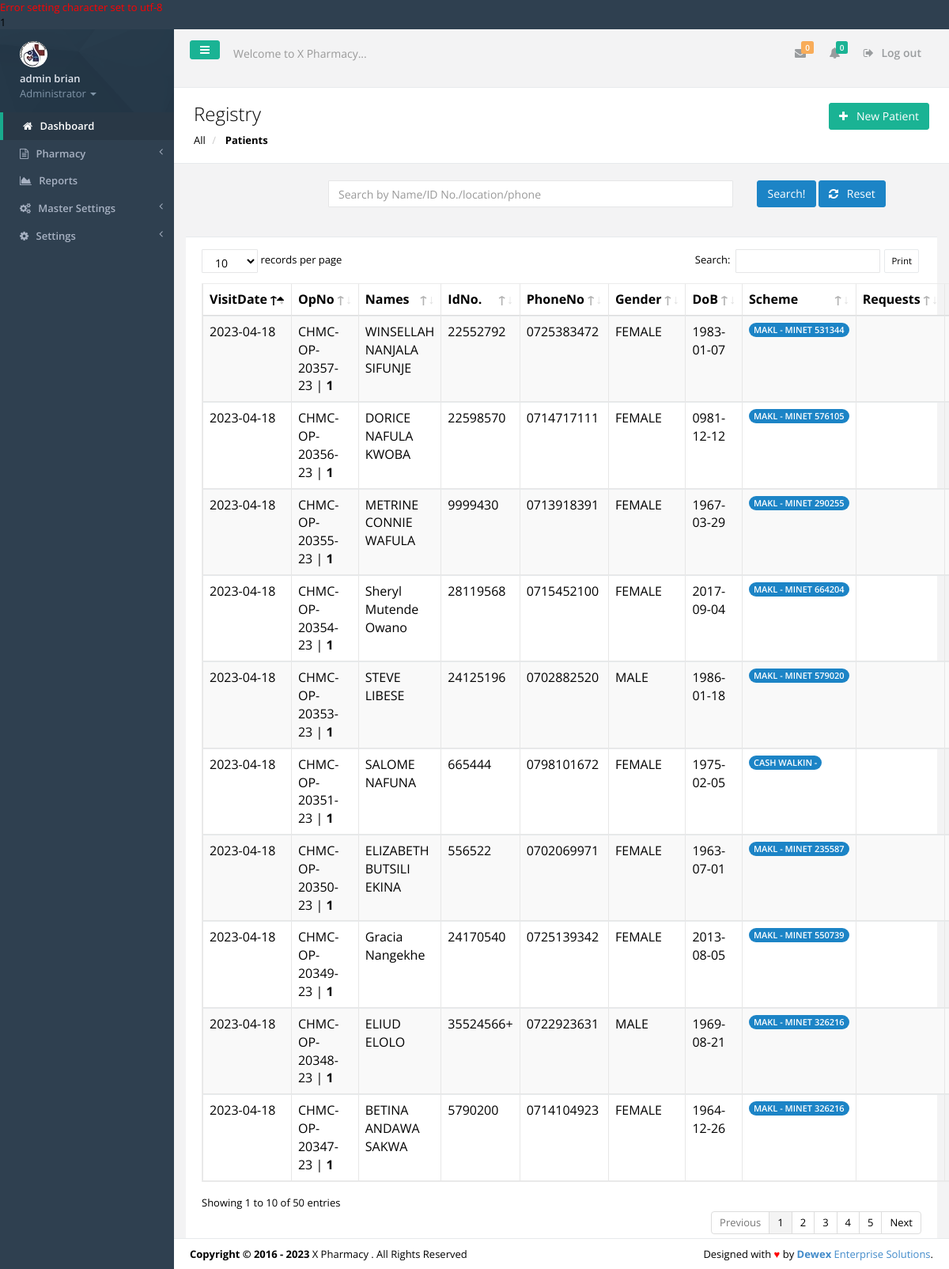
Page /registry.php (signed in) on the committed database.
### tables this page shows
CREATE TABLE IF NOT EXISTS `tbl_users` (
  `id` int(11) NOT NULL,
  `f_name` varchar(30) NOT NULL,
  `s_name` varchar(30) NOT NULL,
  `id_no` varchar(30) NOT NULL,
  `email` varchar(30) NOT NULL,
  `phone` varchar(15) NOT NULL,
  `password` varchar(200) NOT NULL,
  `user_l` varchar(50) NOT NULL,
  `profile_image` varchar(45) NOT NULL,
  `active` varchar(30) NOT NULL
);

CREATE TABLE IF NOT EXISTS `tbl_settings` (
  `settings_id` int(11) NOT NULL,
  `slogan` varchar(100) NOT NULL,
  `l_status` varchar(10) NOT NULL,
  `system_name` varchar(30) NOT NULL,
  `campaigner_name` varchar(30) NOT NULL,
  `campaigner_short_name` varchar(30) NOT NULL,
  `campaign_location` varchar(30) NOT NULL,
  `seat` varchar(30) NOT NULL,
  `inst_date` varchar(15) NOT NULL,
  `photo` varchar(30) NOT NULL,
  `photo_size` varchar(10) NOT NULL,
  `photo_type` varchar(20) NOT NULL,
  `custom_reply_msg` varchar(500) NOT NULL,
  `address` varchar(50) NOT NULL,
  `phone` varchar(30) NOT NULL,
  `email` varchar(30) NOT NULL
);

CREATE TABLE IF NOT EXISTS `tbl_registry` (
  `reg_no` int(11) NOT NULL,
  `opnocounter` varchar(30) NOT NULL,
  `visit_no` varchar(20) NOT NULL,
  `id_no` varchar(10) NOT NULL,
  `f_name` varchar(40) NOT NULL,
  `l_name` varchar(40) NOT NULL,
  `phone_no` varchar(15) NOT NULL,
  `gender` varchar(10) NOT NULL,
  `dob` varchar(15) NOT NULL,
  `residence` varchar(100) NOT NULL,
  `opno` varchar(20) NOT NULL,
  `visit_date` varchar(20) NOT NULL,
  `visit_status` varchar(10) NOT NULL,
  `scheme_code` varchar(20) NOT NULL,
  `memberno` varchar(50) NOT NULL,
  `agecategory` varchar(44) NOT NULL,
  `age` varchar(44) NOT NULL,
  `parentFname` varchar(44) NOT NULL,
  `parentLame` varchar(44) NOT NULL,
  `time` timestamp NOT NULL DEFAULT CURRENT_TIMESTAMP ON UPDATE CURRENT_TIMESTAMP
);

CREATE TABLE IF NOT EXISTS `tbl_paymentschemes` (
  `pscheme_id` int(11) NOT NULL,
  `pscheme_code` varchar(20) NOT NULL,
  `pscheme_name` varchar(100) NOT NULL,
  `pscheme_details` varchar(100) NOT NULL,
  `pscheme_oplimit` varchar(30) NOT NULL,
  `pscheme_iplimit` varchar(30) NOT NULL,
  `pscheme_copayments` varchar(30) NOT NULL
);

### includes/authenticate.php (called while the page is built, shortened)
<?php
require_once 'inc/auth.php';
$signedemail = $_SESSION['email'];
$adminDetails = mysqli_query($dbconnect,"SELECT * FROM tbl_users WHERE email='$signedemail'");
$dd = mysqli_fetch_assoc($adminDetails);
$sfname = $dd['f_name'];
$ssname = $dd['s_name'];
$user_l = $dd['user_l'];
?>

### inc/auth.php (called while the page is built, shortened)
<?php
include('config.php');
$dbhost = "localhost";
$dbuser = "root";
$dbpass = "";
$dbname = "hms_pharmacy_module";
$dbconnect = new mysqli($dbhost, $dbuser, $dbpass, $dbname);
$get_system_settings = mysqli_query($dbconnect,"SELECT * FROM tbl_settings LIMIT 1");
$smartC = mysqli_fetch_array($get_system_settings);
$smart_name = $smartC['system_name'];
?>

### registry.php (the view, shortened to what this page needs)
<?php include('includes/authenticate.php'); ?>
<!DOCTYPE html>
<html>
<head>
    <?php include('includes/meta.php');?>
    <link href="css/plugins/dataTables/dataTables.bootstrap.css" rel="stylesheet">
    <link href="css/plugins/dataTables/dataTables.responsive.css" rel="stylesheet">
    <link href="css/plugins/dataTables/dataTables.tableTools.min.css" rel="stylesheet">
</head>
<body>
    <div id="wrapper">
	<?php include('includes/sidebar.php');?>
        <div id="page-wrapper" class="gray-bg">
        <div class="row border-bottom">
			<?php include('includes/top-nav.php'); ?>
        </div>
		<?php
		$getPatients = mysqli_query($dbconnect, "SELECT * FROM tbl_registry r INNER JOIN tbl_paymentschemes p ON r.scheme_code=p.pscheme_code WHERE visit_status='OPEN' ORDER BY reg_no DESC limit 50");
		?>
		<div class="row wrapper border-bottom white-bg page-heading">
			<div class="col-lg-7">
				<h2>Registry</h2>
				<ol class="breadcrumb">
					<li>
						<a href="registry.php">All</a>
					</li>
					<li class="active">
						<strong>Patients</strong>
					</li>
				</ol>
			</div>
				<div class="col-lg-5">
				<p class="pull-right"><br>
						   <span><a href="add-registry.php"><button class="btn btn-primary" type="button"><i class="fa fa-plus"></i>&nbsp;&nbsp;<span class="bold"> New Patient</span></button></a></span>
				</p>
				</div>
		</div>
        <div class="wrapper wrapper-content">
		<form method="POST">
				<form role="form" method="post">
					<div class="col-sm-12">
					</div>
				<div class="col-sm-2">
				</div>
				<div class="col-sm-7">
					<input type="text" name="searchterm" required placeholder="Search by Name/ID No./location/phone" class="form-control"/>
				</div>
				<div class="col-sm-3">
					<button name="new-search" class="btn btn-success" type="submit">Search!</button>
					<span><a href="registry.php"><button class="btn btn-success" type="button"><i class="fa fa-refresh"></i>&nbsp;&nbsp;<span class="bold"> Reset</span></button></a></span>
				</div>
					</div>
				<div class="row">
                <div class="col-lg-12">
                <div class="ibox float-e-margins">
                    <div class="ibox-content">
					<table class="table table-striped table-bordered table-hover dataTables-example">
						<thead>
						<tr>
							<th>VisitDate</th>
							<th>OpNo</th>
							<th>Names</th>
							<th>IdNo.</th>
							<th>PhoneNo</th>
							<th>Gender</th>
							<th>DoB</th>
							<th>Scheme</th>
							<th>Requests</th>
							<th>Action </th>
						</tr>
						</thead>
						<tbody>
						<?php
						while($gac = mysqli_fetch_array($getPatients)){
						$fnames = $gac['f_name'];
						$lnames = $gac['l_name'];
						$id_number = $gac['id_no'];
						$phonenumber = $gac['phone_no'];
						$gender = $gac['gender'];
						$dob = $gac['dob'];
						$opno = $gac['opno'];
						$visitno = $gac['visit_no'];
						$pscheme_name = $gac['pscheme_name'];
						$visit_date = $gac['visit_date'];
						$memberno = $gac['memberno'];
						?>
							<td><?php echo $visit_date; ?></td>
							<td><?php echo $opno; ?> | <b><?php echo $visitno; ?></b> </td>
							<td><?php echo "$fnames $lnames"; ?></td>
							<td><?php echo $id_number; ?></td>
							<td><?php echo $phonenumber; ?></td>
							<td><?php echo "$gender";?></td>
							<td><?php echo "$dob";?></td>
							<td><span class="badge badge-success"><?php echo $pscheme_name; ?> <?php echo $memberno; ?> </span>
							</td>
							<td>
							</td>
							<td>
							</td>
						<?php
						}
						?>
						</tbody>
						</table>
                </div>
            </div>
            </div>
        </div>
		<?php include 'includes/footer.php'?>
    </div>
    </div>
</body>
</html>

### includes/sidebar.php (shortened to what this page needs)
<nav class="navbar-default navbar-static-side" role="navigation">
            <div class="sidebar-collapse">
                <ul class="nav" id="side-menu">
                    <li class="nav-header">
                        <div class="dropdown profile-element"> <span>
                            <img alt="image" class="img-circle" src="img/profile_small.jpg" />
                             </span>
                            <a data-toggle="dropdown" class="dropdown-toggle" href="#">
                            <span class="clear"> <span class="block m-t-xs"> <strong class="font-bold"><?php echo "$sfname $ssname";?></strong>
                             </span> <span class="text-muted text-xs block">Administrator <b class="caret"></b></span> </span> </a>
                        </div>
                    </li>
                    <li class="active">
                        <a href="index.php"><i class="fa fa-home"></i> <span class="nav-label">Dashboard</span></a>
                    </li>
					<?php
					if($user_l=='PHARMACY'||$user_l=='ADMINISTRATOR'){
					?>
					<li>
                        <a href="#"><i class="fa fa-file-text-o"></i> <span class="nav-label">Pharmacy </span><span class="fa arrow"></span></a>
                    </li>
					<?php
					}
					if($user_l=='ADMINISTRATOR'){
					?>
					 <li>
                        <a href="reports.php"><i class="fa fa-area-chart"></i> <span class="nav-label">Reports</a>
                    </li>
                    <li>
                        <a href="#"><i class="fa fa-cogs"></i> <span class="nav-label">Master Settings</span><span class="fa arrow"></span></a>
                    </li>
                    <li>
                        <a href="#"><i class="fa fa-gear"></i> <span class="nav-label"> Settings</span><span class="fa arrow"></span></a>
                    </li>
					<?php
					}
					?>
                </ul>
            </div>
        </nav>

### includes/top-nav.php (shortened to what this page needs)
<nav class="navbar navbar-static-top" role="navigation" style="margin-bottom: 0">
        <div class="navbar-header">
            <a class="navbar-minimalize minimalize-styl-2 btn btn-primary " href="#"><i class="fa fa-bars"></i> </a>
            <form role="search" class="navbar-form-custom" method="post" action="search_results.html">
                <div class="form-group">
                    <input type="text" placeholder="Welcome to <?php echo $smart_name; ?>..." class="form-control" name="top-search" id="top-search">
                </div>
            </form>
        </div>
            <ul class="nav navbar-top-links navbar-right">
                <li>
                    <a class="count-info" tooltip="Unread" href="#">
                        <i class="fa fa-envelope"></i>  <span class="label label-warning">0</span>
                    </a>
                </li>
                <li>
                    <a class="count-info" data-toggle="dropdowhn" tooltip="Marked Important" href="#">
                        <i class="fa fa-bell"></i>  <span class="label label-primary">0</span>
                    </a>
                 </li>
				<li>
                    <a href="logout.php?logout">
                        <i class="fa fa-sign-out"></i> Log out
                    </a>
                </li>
            </ul>
	</nav>

### includes/footer.php
<div class="footer">
    <div class="pull-right">
        Designed with <span style="color:red">&hearts;</span> by <a href="mailto: isaacwex@gmail.com tel:0729522550" target="_blank" title="We're Dewex Enterprise Solutions" target="_blank" rel="dofollow"><strong>Dewex</strong> Enterprise Solutions</a>.
    </div>
    <div>
        <strong>Copyright &copy; 2016 - <?php echo date('Y'); ?></strong> <?php echo $smart_name; ?> . All Rights Reserved
    </div>
</div>

### rows in the picture
tbl_users: f_name "admin", s_name "brian"
tbl_settings: top-search "Welcome to X Pharmacy...", system_name "X Pharmacy"
tbl_registry: visit_date "2023-04-18", opno "CHMC-OP-20357-23", visit_no "1", f_name "WINSELLAH NANJALA", l_name "SIFUNJE", id_no "22552792", phone_no "0725383472", gender "FEMALE", dob "1983-01-07", tbl_paymentschemes.pscheme_name "MAKL - MINET", memberno "531344"
tbl_registry: visit_date "2023-04-18", opno "CHMC-OP-20356-23", visit_no "1", f_name "DORICE NAFULA", l_name "KWOBA", id_no "22598570", phone_no "0714717111", gender "FEMALE", dob "0981-12-12", tbl_paymentschemes.pscheme_name "MAKL - MINET", memberno "576105"
tbl_registry: visit_date "2023-04-18", opno "CHMC-OP-20355-23", visit_no "1", f_name "METRINE CONNIE", l_name "WAFULA", id_no "9999430", phone_no "0713918391", gender "FEMALE", dob "1967-03-29", tbl_paymentschemes.pscheme_name "MAKL - MINET", memberno "290255"
tbl_registry: visit_date "2023-04-18", opno "CHMC-OP-20354-23", visit_no "1", f_name "Sheryl Mutende", l_name "Owano", id_no "28119568", phone_no "0715452100", gender "FEMALE", dob "2017-09-04", tbl_paymentschemes.pscheme_name "MAKL - MINET", memberno "664204"
tbl_registry: visit_date "2023-04-18", opno "CHMC-OP-20353-23", visit_no "1", f_name "STEVE", l_name "LIBESE", id_no "24125196", phone_no "0702882520", gender "MALE", dob "1986-01-18", tbl_paymentschemes.pscheme_name "MAKL - MINET", memberno "579020"
tbl_registry: visit_date "2023-04-18", opno "CHMC-OP-20351-23", visit_no "1", f_name "SALOME", l_name "NAFUNA", id_no "665444", phone_no "0798101672", gender "FEMALE", dob "1975-02-05", tbl_paymentschemes.pscheme_name "CASH WALKIN", memberno "-"
tbl_registry: visit_date "2023-04-18", opno "CHMC-OP-20350-23", visit_no "1", f_name "ELIZABETH BUTSILI", l_name "EKINA", id_no "556522", phone_no "0702069971", gender "FEMALE", dob "1963-07-01", tbl_paymentschemes.pscheme_name "MAKL - MINET", memberno "235587"
tbl_registry: visit_date "2023-04-18", opno "CHMC-OP-20349-23", visit_no "1", f_name "Gracia", l_name "Nangekhe", id_no "24170540", phone_no "0725139342", gender "FEMALE", dob "2013-08-05", tbl_paymentschemes.pscheme_name "MAKL - MINET", memberno "550739"
tbl_registry: visit_date "2023-04-18", opno "CHMC-OP-20348-23", visit_no "1", f_name "ELIUD", l_name "ELOLO", id_no "35524566+", phone_no "0722923631", gender "MALE", dob "1969-08-21", tbl_paymentschemes.pscheme_name "MAKL - MINET", memberno "326216"
tbl_registry: visit_date "2023-04-18", opno "CHMC-OP-20347-23", visit_no "1", f_name "BETINA ANDAWA", l_name "SAKWA", id_no "5790200", phone_no "0714104923", gender "FEMALE", dob "1964-12-26", tbl_paymentschemes.pscheme_name "MAKL - MINET", memberno "326216"

### other values in the picture
$dbconnect->error() "1"
